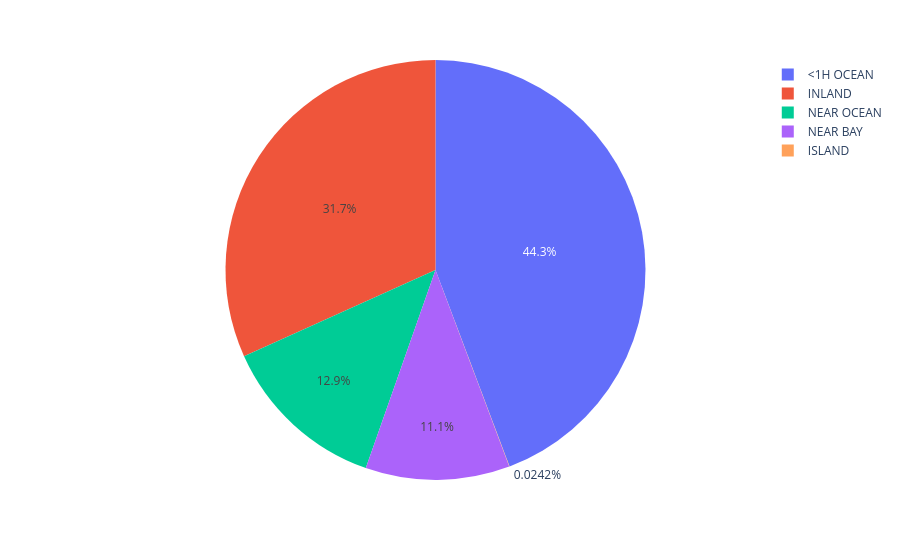

The notebook cell this image was saved under:
### Code cell
px.pie(data_frame = housing_df, names = 'ocean_proximity')

### Figure 1 — Plotly figure (JSON) as saved in the notebook; plotly's stock layout.template omitted (floating-point values rounded to 4 significant figures; data arrays with more than 128 entries replaced by an {"elided": "..."} marker saying what was removed)
{"data": [{"domain": {"x": [0, 1], "y": [0, 1]}, "hovertemplate": "ocean_proximity=%{label}<extra></extra>", "labels": {"elided": "20640 str values"}, "legendgroup": "", "name": "", "showlegend": true, "type": "pie"}], "layout": {"legend": {"tracegroupgap": 0}, "margin": {"t": 60}}}
